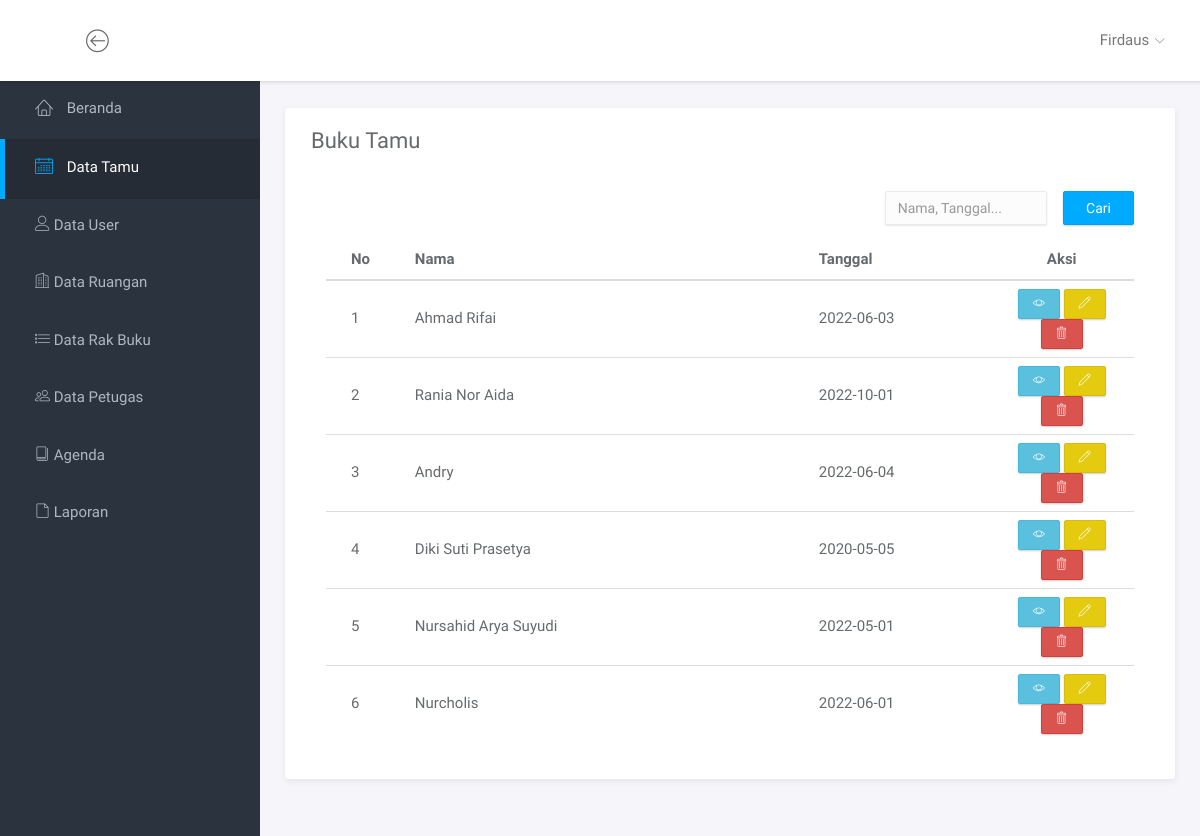
The page /index.php?page=data_tamu (signed in) on the database as committed earlier.
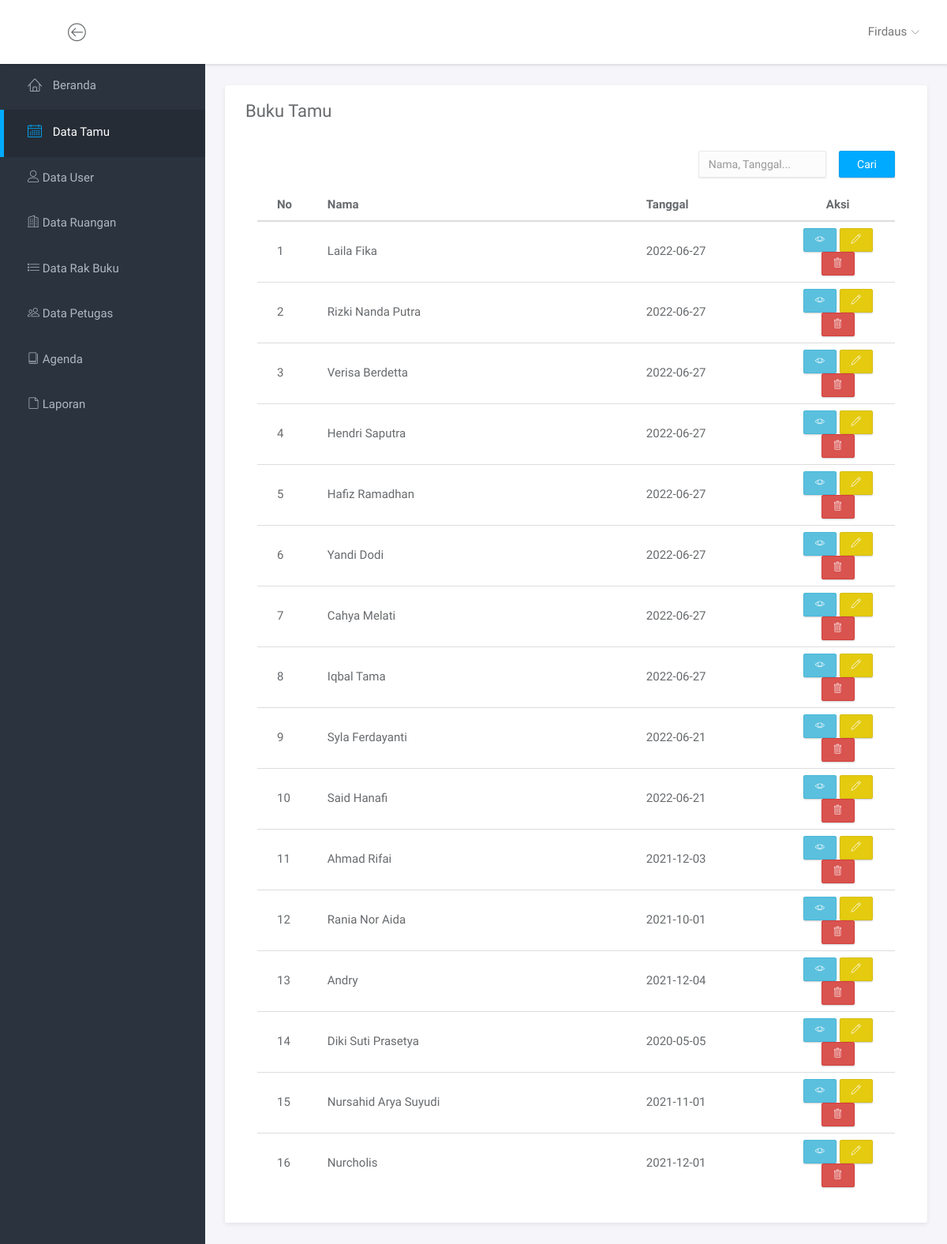
The same page on the database as committed later.
### tables this page shows
CREATE TABLE `tabel_buku_tamu` (
    id_tamu INT NOT NULL AUTO_INCREMENT,
    id_user INT NOT NULL,
    id_ruangan INT NOT NULL,
    nomor_identitas VARCHAR(255) NOT NULL,
    nama VARCHAR(255) NOT NULL,
    tanggal DATE NOT NULL,
    jam_masuk TIME NOT NULL,
    jam_keluar TIME NULL,
    alamat VARCHAR(255) NOT NULL,
    nomor_handphone VARCHAR(15) NOT NULL,
    keperluan VARCHAR(255) NOT NULL,
    status_kunjungan ENUM('SEDANG BERKUNJUNG', 'TELAH BERKUNJUNG') NOT NULL,
    kesan_kunjungan TEXT NOT NULL,
    PRIMARY KEY (id_tamu),
    FOREIGN KEY (id_user) REFERENCES tabel_user (id_user),
    FOREIGN KEY (id_ruangan) REFERENCES tabel_ruangan (id_ruangan)
);

### halaman_tampil_data/halaman_data_tamu.php (the view, shortened to what this page needs)
<div class="main">
    <div class="main-content">
        <div class="container-fluid">
            <div class="panel panel-headline">
                <div class="panel-heading">
                    <h3 class="panel-title">Buku Tamu</h3>
                </div>
                <div class="panel-body">
                    <div class="col-md-8">
                    </div>
                    <div class="col-md-4">
                        <form action="" method="POST" style="display: flex; justify-content: end;">
                            <input type="text" name="keyword" placeholder="Nama, Tanggal..." class="form-control" value="<?= isset($_POST['keyword']) ? $_POST['keyword'] : ""; ?>" style="margin-right: 16px;">
                            <button type="submit" name="submit" class="btn btn-primary">Cari</button>
                        </form>
                    </div>
                    <div class="col-md-12" style="margin-top: 16px;">
                        <table class="table table-hover">
                            <thead>
                                <tr>
                                    <th class="col-md-1">No</th>
                                    <th class="col-md-5">Nama</th>
                                    <th class="col-md-2">Tanggal</th>
                                    <th class="col-md-2 text-center">Aksi</th>
                                </tr>
                            </thead>
                            <tbody>
                                <?php
                                require_once "database/koneksi.php";
                                $keyword = isset($_POST['keyword']) ? $_POST['keyword'] : "";
                                $batas = 50;
                                $halaman = isset($_GET['halaman']) ? (int)$_GET['halaman'] : 1;
                                $halaman_awal = ($halaman > 1) ? ($halaman * $batas) - $batas : 0;
                                $data_tamu = $mysqli->query("SELECT * FROM view_buku_tamu WHERE (nama LIKE '%$keyword%' OR tanggal LIKE '%$keyword%') AND status_kunjungan='TELAH BERKUNJUNG' ORDER BY id_tamu DESC LIMIT $halaman_awal, $batas");
                                $no = 1;
                                ?>
                                <?php while ($row = $data_tamu->fetch_assoc()) : ?>
                                    <tr>
                                        <td style="vertical-align: middle;"><?= $no++; ?></td>
                                        <td style="vertical-align: middle;"><?= $row['nama']; ?></td>
                                        <td style="vertical-align: middle;"><?= $row['tanggal']; ?></td>
                                        <td class="text-center">
                                            <a href="index.php?page=detail_tamu&id_tamu=<?= $row['id_tamu']; ?>" class="btn btn-info btn-xs"><span class="lnr lnr-eye"></span></a>
                                            <a href="index.php?page=edit_tamu&id_tamu=<?= $row['id_tamu']; ?>" class="btn btn-warning btn-xs"><span class="lnr lnr-pencil"></span></a>
                                            <a href="index.php?page=delete_tamu&id_tamu=<?= $row['id_tamu']; ?>" class="btn btn-danger btn-xs" onclick="return confirm('Yakin ingin menghapus data ini?')"><span class="lnr lnr-trash"></span></a>
                                        </td>
                                    </tr>
                                <?php endwhile; ?>
                            </tbody>
                        </table>
                    </div>
                    <div class="col-md-12" style="display: flex; justify-content: end;">
                    </div>
                </div>
            </div>
        </div>
    </div>
</div>

### templates/header.php (shortened to what this page needs)
<!doctype html>
<html lang="en">
<head>
	<link rel="stylesheet" href="assets/vendor/bootstrap/css/bootstrap.min.css">
	<link rel="stylesheet" href="assets/vendor/font-awesome/css/font-awesome.min.css">
	<link rel="stylesheet" href="assets/vendor/linearicons/style.css">
	<link rel="stylesheet" href="assets/vendor/chartist/css/chartist-custom.css">
	<link rel="stylesheet" href="assets/css/main.css">
	<link rel="stylesheet" href="assets/css/demo.css">
</head>
<body>
	<div id="wrapper">

### index.php (shortened to what this page needs)
<?php
include_once "templates/header.php";
if (isset($_SESSION['id_user'])) {
    include_once "templates/navbar.php";
    if ($_SESSION['status'] == 'ADMIN') include_once "templates/sidebar/sidebar_admin.php";
    else if ($_SESSION['status'] == 'PETUGAS') include_once "templates/sidebar/sidebar_petugas.php";
    else if ($_SESSION['status'] == 'SEKOLAH') include_once "templates/sidebar/sidebar_sekolah.php";
    if (isset($_GET['page'])) {
        switch ($_GET['page']) {
            case "data_tamu":
                include_once "halaman_tampil_data/halaman_data_tamu.php";
                break;
        }
    } else include_once "beranda.php";
} else include_once "halaman_auth/halaman_login.php";
include_once "templates/footer.php";

### templates/navbar.php (shortened to what this page needs)
<nav class="navbar navbar-default navbar-fixed-top">
    <div class="brand">
    </div>
    <div class="container-fluid">
        <div class="navbar-btn">
            <button type="button" class="btn-toggle-fullwidth"><i class="lnr lnr-arrow-left-circle"></i></button>
        </div>
        <div id="navbar-menu">
            <ul class="nav navbar-nav navbar-right">
                <li class="dropdown">
                    <a href="#" class="dropdown-toggle" data-toggle="dropdown">
                        <span><?= $_SESSION['nama']; ?></span> <i class="icon-submenu lnr lnr-chevron-down"></i>
                    </a>
                </li>
            </ul>
        </div>
    </div>
</nav>

### templates/sidebar/sidebar_admin.php
<div id="sidebar-nav" class="sidebar">
    <div class="sidebar-scroll">
        <nav>
            <ul class="nav">
                <li><a href="index.php" class="<?= isset($_GET['page']) ? (($_GET['page'] == "") ? "active" : "")  : "active" ?>"><i class="lnr lnr-home"></i> <span>Beranda</span></a></li>
                <li>
                    <a href="index.php?page=data_tamu" class="
							<?php
                            if (isset($_GET['page'])) {
                                if ($_GET['page'] == "data_tamu") echo "active";
                                else if ($_GET['page'] == "detail_tamu") echo "active";
                                else if ($_GET['page'] == "edit_tamu") echo "active";
                            }
                            ?>"><i class="lnr lnr-calendar-full"></i> <span>Data Tamu</span></a>
                </li>
                <li>
                    <a href="index.php?page=data_user" class="
							<?php
                            if (isset($_GET['page'])) {
                                if ($_GET['page'] == "data_user") echo "active";
                                else if ($_GET['page'] == "edit_user") echo "active";
                                else if ($_GET['page'] == "tambah_user") echo "active";
                            }
                            ?>"><span class="lnr lnr-user"></span> <span>Data User</span></a>
                </li>
                <li>
                    <a href="index.php?page=data_ruangan" class="
							<?php
                            if (isset($_GET['page'])) {
                                if ($_GET['page'] == "data_ruangan") echo "active";
                                else if ($_GET['page'] == "edit_ruangan") echo "active";
                                else if ($_GET['page'] == "tambah_ruangan") echo "active";
                            }
                            ?>"><span class="lnr lnr-apartment"></span> <span>Data Ruangan</span></a>
                </li>
                <li>
                    <a href="index.php?page=data_rak_buku" class="
							<?php
                            if (isset($_GET['page'])) {
                                if ($_GET['page'] == "data_rak_buku") echo "active";
                                else if ($_GET['page'] == "edit_rak_buku") echo "active";
                                else if ($_GET['page'] == "tambah_rak_buku") echo "active";
                            }
                            ?>"><span class="lnr lnr-list"></span> <span>Data Rak Buku</span></a>
                </li>
                <li>
                    <a href="index.php?page=data_petugas" class="
							<?php
                            if (isset($_GET['page'])) {
                                if ($_GET['page'] == "data_petugas") echo "active";
                                else if ($_GET['page'] == "edit_petugas") echo "active";
                                else if ($_GET['page'] == "tambah_petugas") echo "active";
                            }
                            ?>"><span class="lnr lnr-users"></span> <span>Data Petugas</span></a>
                </li>
                <li><a href="index.php?page=data_agenda" class="
                            <?php
                            if (isset($_GET['page'])) {
                                if ($_GET['page'] == "data_agenda") echo "active";
                                else if ($_GET['page'] == "detail_agenda") echo "active";
                            }
                            ?>"><span class="lnr lnr-book"></span> <span>Agenda</span></a></li>
                <li><a href="index.php?page=laporan" class="<?= isset($_GET['page']) ? (($_GET['page'] == "laporan") ? "active" : "")  : "" ?>"><span class="lnr lnr-file-empty"></span> <span>Laporan</span></a></li>
            </ul>
        </nav>
    </div>
</div>

### templates/footer.php (shortened to what this page needs)
</div>
</body>
</html>

Rows that differ between the two databases and show on the page:
added tabel_buku_tamu: nama "Laila Fika", tanggal "2022-06-27"
added tabel_buku_tamu: nama "Rizki Nanda Putra", tanggal "2022-06-27"
added tabel_buku_tamu: nama "Verisa Berdetta", tanggal "2022-06-27"
added tabel_buku_tamu: nama "Hendri Saputra", tanggal "2022-06-27"
added tabel_buku_tamu: nama "Hafiz Ramadhan", tanggal "2022-06-27"
added tabel_buku_tamu: nama "Yandi Dodi", tanggal "2022-06-27"
added tabel_buku_tamu: nama "Cahya Melati", tanggal "2022-06-27"
added tabel_buku_tamu: nama "Iqbal Tama", tanggal "2022-06-27"
added tabel_buku_tamu: nama "Syla Ferdayanti", tanggal "2022-06-21"
added tabel_buku_tamu: nama "Said Hanafi", tanggal "2022-06-21"
changed tabel_buku_tamu "Ahmad Rifai": tanggal "2022-06-03" → "2021-12-03"
changed tabel_buku_tamu "Rania Nor Aida": tanggal "2022-10-01" → "2021-10-01"
changed tabel_buku_tamu "Andry": tanggal "2022-06-04" → "2021-12-04"
changed tabel_buku_tamu "Nursahid Arya Suyudi": tanggal "2022-05-01" → "2021-11-01"
changed tabel_buku_tamu "Nurcholis": tanggal "2022-06-01" → "2021-12-01"
